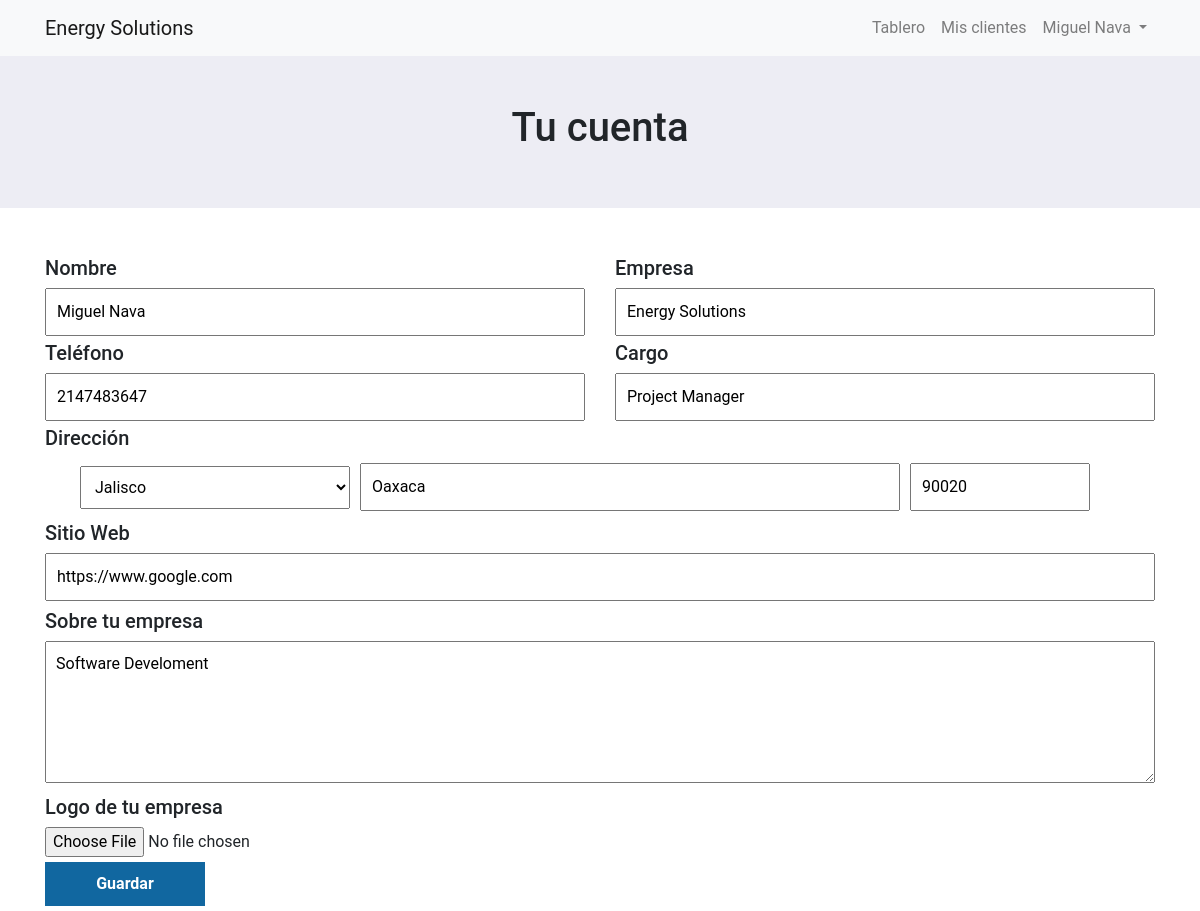
/rol/proveedor/config.php (signed in), run on the app's committed database.
### tables this page shows
CREATE TABLE `datos_usuario_proveedor` (
  `id` int(11) NOT NULL,
  `nombre` varchar(50) NOT NULL,
  `empresa` varchar(50) NOT NULL,
  `telefono` varchar(12) NOT NULL,
  `cargo` varchar(30) NOT NULL,
  `estado` varchar(40) NOT NULL,
  `calle` varchar(50) NOT NULL,
  `cp` int(11) NOT NULL,
  `acerca_de` text NOT NULL,
  `email` varchar(50) NOT NULL,
  `sitioweb` varchar(1000) NOT NULL,
  `logo` varchar(50) NOT NULL
);

### login/CRUD/class/Consultas.php (called while the page is built, shortened)
<?php
class Usuarios
{
    private static $instancia;
    private $dbh;
    private function __construct()
    {
        try {
            $this->dbh = new PDO('mysql:host=localhost;dbname=areaenergetica', 'root', 'pass1234');
            $this->dbh->exec("SET CHARACTER SET utf8");
            $this->dbh->setAttribute(PDO::ATTR_ERRMODE, PDO::ERRMODE_EXCEPTION);
            $this->dbh->setAttribute(PDO::ATTR_EMULATE_PREPARES, false);
        } catch (PDOException $e) {
            print "Error!: " . $e->getMessage();
            die();
        }
     }
    public static function singleton()
    {
        if (!isset(self::$instancia)) {
            self::$instancia = new $miclase;
        }
        return self::$instancia;
    }
    public function Read_a_datos_proveedor($email)
    {
        try {
            $query = $this->dbh->prepare("SELECT * FROM datos_usuario_proveedor WHERE email = ?");
            $query->bindParam(1, $email);
            $query->execute();
            return $query->fetchAll();
            $this->dbh = null;
        }catch (PDOException $e) {
            $e->getMessage();
        }
    }
}
?>

### rol/proveedor/config.php (the view, shortened to what this page needs)
<?php
	$sesion = $_SESSION['usuario'];
    $email = $_SESSION['email'];
?>
<!DOCTYPE html>
<html lang="en">
<head>
    <link rel="stylesheet" href="../bootstrap4.5/css/bootstrap.min.css">
    <link rel="stylesheet" href="../bootstrap4.5/css/estilos.css">
</head>
<body>
<nav class="navbar navbar-expand-md navbar-light bg-light">
        <div class="container">
            <a href="#" class="navbar-brand">
            Energy Solutions</a>
            <div class="navbar-collapse" id="second-navbar">
                <ul class="navbar-nav ml-auto">
                    <li class="nav.item"><a class="nav-link" href="proveedor.php">Tablero</a></li>
                    <li class="nav.item"><a class="nav-link" href="clientes.php">Mis clientes</a></li>
                    <li class="nav-item dropdown">
                        <a href="#" class="nav-link dropdown-toggle" data-toggle="dropdown">
                        <?php echo $sesion ?>
                        </a>
                    </li>
                </ul>
            </div>
        </div>
    </nav>
    <section style="background: #ededf4; text-align: center;" class="p-5">
        <div class="container">
            <h1>Tu cuenta</h1>
        </div>
    </section>
    <?php
        require_once("../../login/CRUD/class/Consultas.php");
        $usuarios = Usuarios::singleton();
        $data = $usuarios->Read_a_datos_proveedor($email);
        if(count($data)){
            foreach ($data as $fila) {
                $nombre=$fila['nombre'];
                $empresa=$fila['empresa'];
                $telefono = $fila['telefono'];
                $cargo=$fila['cargo'];
                $estado=$fila['estado'];
                $calle = $fila['calle'];
                $cp=$fila['cp'];
                $acerca_de=$fila['acerca_de'];
                $site=$fila['sitioweb'];
            }
        }
    ?>
    <section class="container mt-5">
    <form action="datos_usuario_proveedor.php" name="formulario" method="POST" class="row" enctype="multipart/form-data">
            <div class="form col-lg-6 col-md-12">
                <h5>Nombre</h5>
                <input class="cajon" id="nombre" type="text" name="nombre" placeholder="Nombre completo" required="" value="<?php if(isset($nombre)){echo $nombre;}else{
                    echo $sesion;
                } ?>">
            </div>
            <div class="form col-lg-6 col-md-12">
                <h5>Empresa</h5>
                <input class="cajon" id="nombre_company" type="text" name="nombre_company" placeholder="Nombre empresa" required="" value="<?php if(isset($empresa)){ echo $empresa;}else{ echo "";}?>">
            </div>
            <div class="form col-lg-6 col-md-12">
                <h5>Teléfono</h5>
                <input class="cajon" id="cel" type="number" name="cel" placeholder="Teléfono" required="" value="<?php if($telefono == 0){ echo 'Teléfono'; }else{echo $telefono;} ?>">
            </div>
            <div class="form col-lg-6 col-md-12">
                <h5>Cargo</h5>
                <input class="cajon" id="cargo" type="text" name="cargo" placeholder="Tu cargo en la empresa" required="" value="<?php if(isset($cargo)){ echo $cargo;}else{ echo "";} ?>">
            </div>
            <div class="form col-lg-12 col-md-12">
                <h5>Dirección</h5>
                <div class="row dir container">
                    <select class="cajon col-lg-3 col-md-12 direccion" name="estado" id="estado">
                        <option><?php if(isset($estado)){ echo $estado;}else{ echo "Estado";}?></option>
                    </select>
                    <input class="cajon col-lg-6 col-md-12 direccion" id="dir" type="text" name="dir" placeholder="Calle" required="" value="<?php if(isset($calle)){ echo $calle;}else{ echo "";} ?>">
                    <input class="cajon col-lg-2 col-md-12 direccion" id="cp" type="number" name="cp" placeholder="C.P." required="" value="<?php if($cp == 0){ echo 'C.P.'; }else{echo $cp;} ?>">
                </div>
                </div>
                <div class="from  col-lg-12 col-md-12">
                    <h5>Sitio Web</h5>
                    <input class="cajon" id="site" type="text" name="site" placeholder="URL de su sitio Web" required="" value="<?php if(isset($site)){ echo $site;}else{ echo "";}?>">
                </div>
            <div class="form col-lg-12 col-md-12 pt-2">
                <h5>Sobre tu empresa</h5>
                <textarea class="cajon" id="descripcon" cols="50" rows="5" type="Textarea" name="sobre_company" placeholder="Cuentanos de tu empresa" required=""><?php if(isset($acerca_de)){ echo $acerca_de;}else{ echo "";} ?></textarea>
            </div>
            <div class="form col-lg-12 col-md-12 form">
                <h5>Logo de tu empresa</h5>
                <input type="file" name="logo" required="">
            </div>
		    <div class="form col-lg-2 col-md-12 form">
                <button id="guardar" class="negociar guardar">Guardar</button>
            </div>
	</form>
    </section>
</body>
</html>

### data on the page
datos_usuario_proveedor: nombre "Miguel Nava", nombre_company "Energy Solutions", cel "2147483647", cargo "Project Manager", estado "Jalisco", dir "Oaxaca", cp "90020", site "https://www.google.com", sobre_company "Software Develoment"

### other printed values
$sesion "Miguel Nava"
